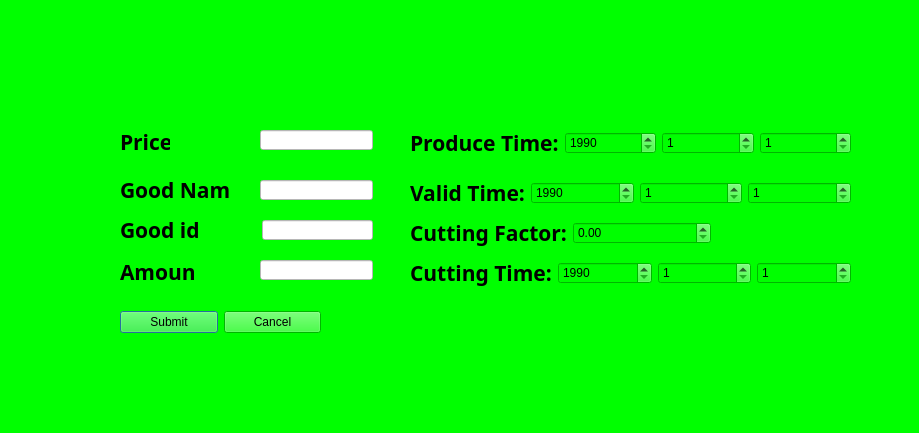
<?xml version="1.0" encoding="UTF-8"?>
<ui version="4.0">
 <class>FoodsImporting</class>
 <widget class="QDialog" name="FoodsImporting">
  <property name="geometry">
   <rect>
    <x>0</x>
    <y>0</y>
    <width>919</width>
    <height>433</height>
   </rect>
  </property>
  <property name="windowTitle">
   <string>Dialog</string>
  </property>
  <property name="styleSheet">
   <string notr="true">background-color: rgb(0, 255, 0);</string>
  </property>
  <widget class="QWidget" name="layoutWidget_2">
   <property name="geometry">
    <rect>
     <x>410</x>
     <y>220</y>
     <width>301</width>
     <height>26</height>
    </rect>
   </property>
   <layout class="QHBoxLayout" name="horizontalLayout_3">
    <item>
     <widget class="QLabel" name="label_8">
      <property name="font">
       <font>
        <family>方正姚体</family>
        <pointsize>16</pointsize>
        <weight>75</weight>
        <bold>true</bold>
       </font>
      </property>
      <property name="text">
       <string>Cutting Factor:</string>
      </property>
     </widget>
    </item>
    <item>
     <widget class="QDoubleSpinBox" name="factor">
      <property name="maximum">
       <double>1.000000000000000</double>
      </property>
     </widget>
    </item>
   </layout>
  </widget>
  <widget class="QLineEdit" name="Name">
   <property name="geometry">
    <rect>
     <x>260</x>
     <y>180</y>
     <width>113</width>
     <height>20</height>
    </rect>
   </property>
   <property name="styleSheet">
    <string notr="true">background-color: rgb(255, 255, 255);</string>
   </property>
  </widget>
  <widget class="QWidget" name="layoutWidget">
   <property name="geometry">
    <rect>
     <x>410</x>
     <y>130</y>
     <width>441</width>
     <height>26</height>
    </rect>
   </property>
   <layout class="QHBoxLayout" name="horizontalLayout">
    <item>
     <widget class="QLabel" name="label_6">
      <property name="font">
       <font>
        <family>方正姚体</family>
        <pointsize>16</pointsize>
        <weight>75</weight>
        <bold>true</bold>
       </font>
      </property>
      <property name="text">
       <string>Produce Time:</string>
      </property>
     </widget>
    </item>
    <item>
     <widget class="QSpinBox" name="Pyear">
      <property name="minimum">
       <number>1990</number>
      </property>
      <property name="maximum">
       <number>2015</number>
      </property>
     </widget>
    </item>
    <item>
     <widget class="QSpinBox" name="Pmonth">
      <property name="minimum">
       <number>1</number>
      </property>
      <property name="maximum">
       <number>12</number>
      </property>
     </widget>
    </item>
    <item>
     <widget class="QSpinBox" name="Pday">
      <property name="minimum">
       <number>1</number>
      </property>
      <property name="maximum">
       <number>31</number>
      </property>
     </widget>
    </item>
   </layout>
  </widget>
  <widget class="QWidget" name="layoutWidget_3">
   <property name="geometry">
    <rect>
     <x>410</x>
     <y>180</y>
     <width>441</width>
     <height>26</height>
    </rect>
   </property>
   <layout class="QHBoxLayout" name="horizontalLayout_2">
    <item>
     <widget class="QLabel" name="label_7">
      <property name="font">
       <font>
        <family>方正姚体</family>
        <pointsize>16</pointsize>
        <weight>75</weight>
        <bold>true</bold>
       </font>
      </property>
      <property name="text">
       <string>Valid Time:</string>
      </property>
     </widget>
    </item>
    <item>
     <widget class="QSpinBox" name="Vyear">
      <property name="minimum">
       <number>1990</number>
      </property>
      <property name="maximum">
       <number>2020</number>
      </property>
     </widget>
    </item>
    <item>
     <widget class="QSpinBox" name="Vmonth">
      <property name="minimum">
       <number>1</number>
      </property>
      <property name="maximum">
       <number>12</number>
      </property>
     </widget>
    </item>
    <item>
     <widget class="QSpinBox" name="Vday">
      <property name="minimum">
       <number>1</number>
      </property>
      <property name="maximum">
       <number>31</number>
      </property>
     </widget>
    </item>
   </layout>
  </widget>
  <widget class="QLineEdit" name="Price">
   <property name="geometry">
    <rect>
     <x>260</x>
     <y>130</y>
     <width>113</width>
     <height>20</height>
    </rect>
   </property>
   <property name="styleSheet">
    <string notr="true">background-color: rgb(255, 255, 255);</string>
   </property>
  </widget>
  <widget class="QLineEdit" name="Amount">
   <property name="geometry">
    <rect>
     <x>260</x>
     <y>260</y>
     <width>113</width>
     <height>20</height>
    </rect>
   </property>
   <property name="styleSheet">
    <string notr="true">background-color: rgb(255, 255, 255);</string>
   </property>
  </widget>
  <widget class="QLabel" name="label_3">
   <property name="geometry">
    <rect>
     <x>120</x>
     <y>260</y>
     <width>76</width>
     <height>24</height>
    </rect>
   </property>
   <property name="font">
    <font>
     <family>方正姚体</family>
     <pointsize>16</pointsize>
     <weight>75</weight>
     <bold>true</bold>
    </font>
   </property>
   <property name="text">
    <string>Amount:</string>
   </property>
  </widget>
  <widget class="QLineEdit" name="Id">
   <property name="geometry">
    <rect>
     <x>262</x>
     <y>220</y>
     <width>111</width>
     <height>20</height>
    </rect>
   </property>
   <property name="styleSheet">
    <string notr="true">background-color: rgb(255, 255, 255);</string>
   </property>
  </widget>
  <widget class="QLabel" name="label_5">
   <property name="geometry">
    <rect>
     <x>120</x>
     <y>130</y>
     <width>50</width>
     <height>24</height>
    </rect>
   </property>
   <property name="font">
    <font>
     <family>方正姚体</family>
     <pointsize>16</pointsize>
     <weight>75</weight>
     <bold>true</bold>
    </font>
   </property>
   <property name="text">
    <string>Price:</string>
   </property>
  </widget>
  <widget class="QLabel" name="label_2">
   <property name="geometry">
    <rect>
     <x>120</x>
     <y>218</y>
     <width>80</width>
     <height>24</height>
    </rect>
   </property>
   <property name="font">
    <font>
     <family>方正姚体</family>
     <pointsize>16</pointsize>
     <weight>75</weight>
     <bold>true</bold>
    </font>
   </property>
   <property name="text">
    <string>Good id:</string>
   </property>
  </widget>
  <widget class="QWidget" name="layoutWidget_4">
   <property name="geometry">
    <rect>
     <x>410</x>
     <y>260</y>
     <width>441</width>
     <height>26</height>
    </rect>
   </property>
   <layout class="QHBoxLayout" name="horizontalLayout_4">
    <item>
     <widget class="QLabel" name="label_9">
      <property name="font">
       <font>
        <family>方正姚体</family>
        <pointsize>16</pointsize>
        <weight>75</weight>
        <bold>true</bold>
       </font>
      </property>
      <property name="text">
       <string>Cutting Time:</string>
      </property>
     </widget>
    </item>
    <item>
     <widget class="QSpinBox" name="Cyear">
      <property name="minimum">
       <number>1990</number>
      </property>
      <property name="maximum">
       <number>2020</number>
      </property>
     </widget>
    </item>
    <item>
     <widget class="QSpinBox" name="Cmonth">
      <property name="minimum">
       <number>1</number>
      </property>
      <property name="maximum">
       <number>12</number>
      </property>
     </widget>
    </item>
    <item>
     <widget class="QSpinBox" name="Cday">
      <property name="minimum">
       <number>1</number>
      </property>
      <property name="maximum">
       <number>31</number>
      </property>
     </widget>
    </item>
   </layout>
  </widget>
  <widget class="QLabel" name="label">
   <property name="geometry">
    <rect>
     <x>120</x>
     <y>170</y>
     <width>111</width>
     <height>39</height>
    </rect>
   </property>
   <property name="font">
    <font>
     <family>方正姚体</family>
     <pointsize>16</pointsize>
     <weight>75</weight>
     <bold>true</bold>
    </font>
   </property>
   <property name="text">
    <string>Good Name:</string>
   </property>
  </widget>
  <widget class="QWidget" name="">
   <property name="geometry">
    <rect>
     <x>120</x>
     <y>310</y>
     <width>201</width>
     <height>25</height>
    </rect>
   </property>
   <layout class="QHBoxLayout" name="horizontalLayout_5">
    <item>
     <widget class="QPushButton" name="pushButton">
      <property name="text">
       <string>Submit</string>
      </property>
     </widget>
    </item>
    <item>
     <widget class="QPushButton" name="pushButton_2">
      <property name="text">
       <string>Cancel</string>
      </property>
     </widget>
    </item>
   </layout>
  </widget>
 </widget>
 <resources/>
 <connections/>
</ui>
